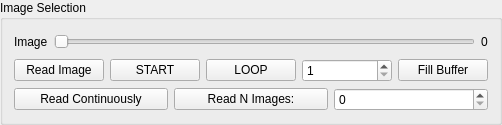
<?xml version="1.0" encoding="UTF-8"?>
<ui version="4.0">
 <class>VisualizerPNGReaderClass</class>
 <widget class="QWidget" name="VisualizerPNGReaderClass">
  <property name="geometry">
   <rect>
    <x>0</x>
    <y>0</y>
    <width>502</width>
    <height>125</height>
   </rect>
  </property>
  <property name="sizePolicy">
   <sizepolicy hsizetype="Preferred" vsizetype="Preferred">
    <horstretch>0</horstretch>
    <verstretch>0</verstretch>
   </sizepolicy>
  </property>
  <property name="minimumSize">
   <size>
    <width>300</width>
    <height>120</height>
   </size>
  </property>
  <property name="baseSize">
   <size>
    <width>310</width>
    <height>200</height>
   </size>
  </property>
  <property name="windowTitle">
   <string>Lidar Image Processing</string>
  </property>
  <layout class="QHBoxLayout" name="horizontalLayout">
   <property name="spacing">
    <number>0</number>
   </property>
   <property name="margin">
    <number>0</number>
   </property>
   <item>
    <widget class="QFrame" name="frame1">
     <property name="frameShape">
      <enum>QFrame::NoFrame</enum>
     </property>
     <property name="frameShadow">
      <enum>QFrame::Raised</enum>
     </property>
     <property name="lineWidth">
      <number>0</number>
     </property>
     <layout class="QVBoxLayout" name="verticalLayout_6">
      <property name="spacing">
       <number>0</number>
      </property>
      <property name="margin">
       <number>0</number>
      </property>
      <item>
       <widget class="QGroupBox" name="gbFrameControl">
        <property name="minimumSize">
         <size>
          <width>0</width>
          <height>70</height>
         </size>
        </property>
        <property name="title">
         <string>Image Selection</string>
        </property>
        <layout class="QVBoxLayout" name="verticalLayout">
         <item>
          <layout class="QHBoxLayout" name="horizontalLayout_2">
           <item>
            <widget class="QLabel" name="label_2">
             <property name="text">
              <string>Image</string>
             </property>
            </widget>
           </item>
           <item>
            <widget class="QSlider" name="hsImageNb">
             <property name="minimum">
              <number>1</number>
             </property>
             <property name="orientation">
              <enum>Qt::Horizontal</enum>
             </property>
            </widget>
           </item>
           <item>
            <widget class="QLabel" name="lImageName">
             <property name="text">
              <string>0</string>
             </property>
            </widget>
           </item>
          </layout>
         </item>
         <item>
          <layout class="QHBoxLayout" name="horizontalLayout_3">
           <item>
            <widget class="QPushButton" name="pbReadImage">
             <property name="text">
              <string>Read Image</string>
             </property>
            </widget>
           </item>
           <item>
            <widget class="QPushButton" name="pbLucky">
             <property name="text">
              <string>START</string>
             </property>
            </widget>
           </item>
           <item>
            <widget class="QPushButton" name="pbLoop">
             <property name="text">
              <string>LOOP</string>
             </property>
            </widget>
           </item>
           <item>
            <widget class="QSpinBox" name="sbLoopCount">
             <property name="minimum">
              <number>1</number>
             </property>
             <property name="maximum">
              <number>9999</number>
             </property>
            </widget>
           </item>
           <item>
            <widget class="QPushButton" name="pbEmpty">
             <property name="text">
              <string>Fill Buffer</string>
             </property>
            </widget>
           </item>
          </layout>
         </item>
         <item>
          <layout class="QHBoxLayout" name="horizontalLayout_4">
           <item>
            <widget class="QPushButton" name="pbReadContinuous">
             <property name="text">
              <string>Read Continuously</string>
             </property>
             <property name="checkable">
              <bool>true</bool>
             </property>
             <property name="checked">
              <bool>false</bool>
             </property>
            </widget>
           </item>
           <item>
            <widget class="QPushButton" name="pbReadN">
             <property name="text">
              <string>Read N Images:</string>
             </property>
            </widget>
           </item>
           <item>
            <widget class="QSpinBox" name="sbReadN">
             <property name="maximum">
              <number>9999</number>
             </property>
            </widget>
           </item>
          </layout>
         </item>
        </layout>
       </widget>
      </item>
     </layout>
    </widget>
   </item>
  </layout>
 </widget>
 <layoutdefault spacing="6" margin="11"/>
 <resources/>
 <connections/>
</ui>
